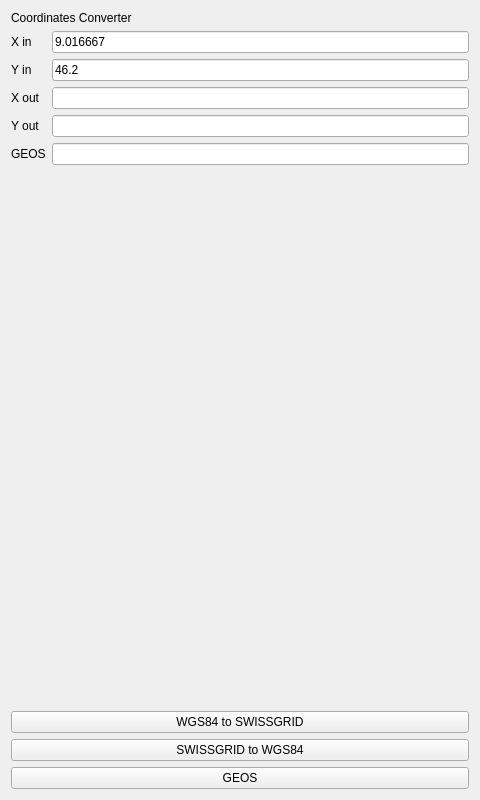
<?xml version="1.0" encoding="UTF-8"?>
<ui version="4.0">
 <class>Window</class>
 <widget class="QMainWindow" name="Window">
  <property name="geometry">
   <rect>
    <x>0</x>
    <y>0</y>
    <width>480</width>
    <height>800</height>
   </rect>
  </property>
  <property name="windowTitle">
   <string>Window</string>
  </property>
  <widget class="QWidget" name="centralWidget">
   <layout class="QVBoxLayout" name="verticalLayout">
    <item>
     <widget class="QLabel" name="title">
      <property name="sizePolicy">
       <sizepolicy hsizetype="Preferred" vsizetype="Maximum">
        <horstretch>0</horstretch>
        <verstretch>0</verstretch>
       </sizepolicy>
      </property>
      <property name="text">
       <string>Coordinates Converter</string>
      </property>
     </widget>
    </item>
    <item>
     <layout class="QFormLayout" name="formLayout">
      <item row="0" column="0">
       <widget class="QLabel" name="label">
        <property name="text">
         <string>X in</string>
        </property>
       </widget>
      </item>
      <item row="1" column="0">
       <widget class="QLabel" name="label_2">
        <property name="text">
         <string>Y in</string>
        </property>
       </widget>
      </item>
      <item row="1" column="1">
       <widget class="QLineEdit" name="inputY">
        <property name="text">
         <string>46.2</string>
        </property>
       </widget>
      </item>
      <item row="2" column="0">
       <widget class="QLabel" name="label_3">
        <property name="text">
         <string>X out</string>
        </property>
       </widget>
      </item>
      <item row="2" column="1">
       <widget class="QLineEdit" name="outputX">
        <property name="autoFillBackground">
         <bool>true</bool>
        </property>
        <property name="readOnly">
         <bool>true</bool>
        </property>
       </widget>
      </item>
      <item row="3" column="0">
       <widget class="QLabel" name="label_4">
        <property name="text">
         <string>Y out</string>
        </property>
       </widget>
      </item>
      <item row="3" column="1">
       <widget class="QLineEdit" name="outputY">
        <property name="autoFillBackground">
         <bool>true</bool>
        </property>
        <property name="readOnly">
         <bool>true</bool>
        </property>
       </widget>
      </item>
      <item row="0" column="1">
       <widget class="QLineEdit" name="inputX">
        <property name="text">
         <string>9.016667</string>
        </property>
       </widget>
      </item>
      <item row="4" column="0">
       <widget class="QLabel" name="label_5">
        <property name="text">
         <string>GEOS</string>
        </property>
       </widget>
      </item>
      <item row="4" column="1">
       <widget class="QLineEdit" name="outputGeos"/>
      </item>
     </layout>
    </item>
    <item>
     <widget class="QPushButton" name="wgs2ch">
      <property name="text">
       <string>WGS84 to SWISSGRID</string>
      </property>
     </widget>
    </item>
    <item>
     <widget class="QPushButton" name="ch2wgs">
      <property name="text">
       <string>SWISSGRID to WGS84</string>
      </property>
     </widget>
    </item>
    <item>
     <widget class="QPushButton" name="geos">
      <property name="text">
       <string>GEOS</string>
      </property>
     </widget>
    </item>
   </layout>
  </widget>
 </widget>
 <layoutdefault spacing="6" margin="11"/>
 <resources/>
 <connections/>
</ui>
